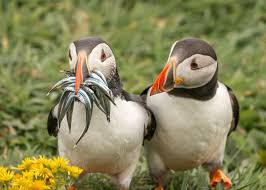
#> input picture project1/package1/ani.jpeg, 266 x 190 px
$ python ex18opencv.py
#> lines starting #> are read from the running program, lines starting #| are printed output that depends on the picture
import cv2
print(cv2.__version__)
img1 = cv2.imread("ani.jpeg")
#> img1 is the input picture: shape (190, 266, 3); mean B, G, R 88.7, 132.6, 135
print(type(img1))
#| <class 'numpy.ndarray'>
cv2.imshow("image test", img1)


cv2.imwrite("ani2.jpeg",img1)
cv2.imwrite("ani3.jpeg",img1,[cv2.IMWRITE_JPEG_QUALITY, 3])
img2 = cv2.imread("ani2.jpeg")
img3 = cv2.imread("ani3.jpeg")
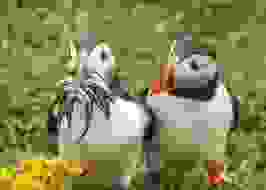
#> img3: shape (190, 266, 3); mean B, G, R 84.1, 135.6, 131.6
cv2.imshow("image2",img2)
cv2.imshow("image3",img3)

cv2.waitKey()
cv2.destroyAllWindows()
